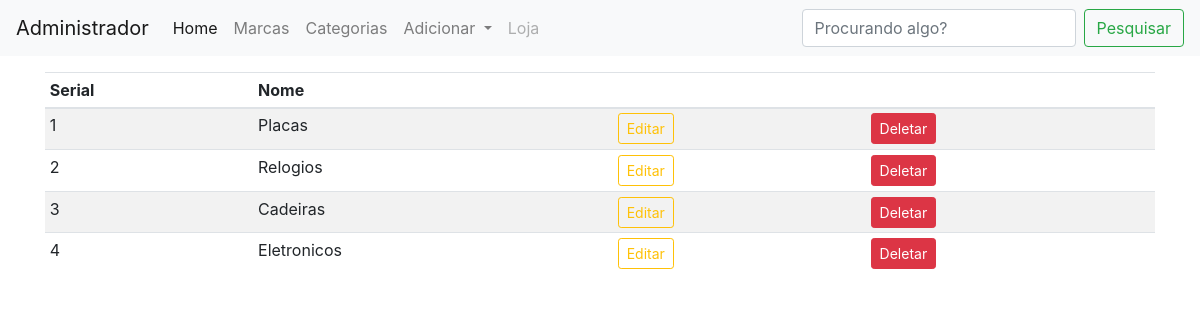
Page /marcas (signed in) on the earlier database version.
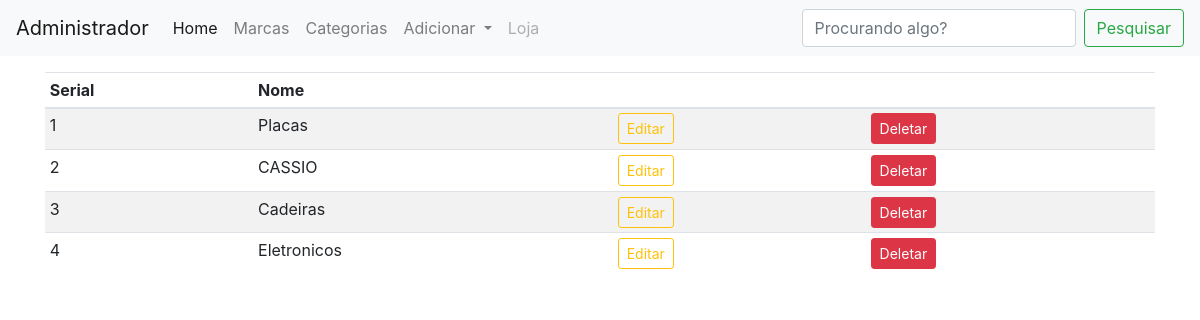
Same page on the later database version.
### shop/products/models.py (models this page shows)
class Marcas(db.Model):
    id = db.Column(db.Integer, primary_key=True)
    name = db.Column(db.String(30), nullable=False, unique=True)

### shop/admin/routes.py (the view)
@app.route('/marcas')
def marcas():
    if 'email' not in session:
        flash(f'Por favor, faça o login antes.', 'success')
        return redirect(url_for('login'))
    marcas = Marcas.query.order_by(Marcas.id.desc()).all()
    return render_template("admin/classificacoes.html", escopo='marcas', marcas=marcas, title='Gestão de Marcas')

### shop/templates/admin/classificacoes.html (shortened to what this page needs)
{% extends 'layoutadmin.html' %}
{% block content %}
<div class="container mt-3">
  <table class="table table-sm table-striped">
    <thead>
      <th>Serial</th>
      <th>Nome</th>
      <th></th>
      <th></th>
    </thead>
    <tbody>
      {% if escopo == 'marcas' %}
      {% for marca in marcas %}
      <tr>
        <td>{{loop.index}}</td>
        <td>{{marca.name}}</td>
        <td><a href="{{url_for('updatemarca', id=marca.id)}}" class="btn btn-sm btn-outline-warning">Editar</a></td>
        <td><button type="button" class="btn btn-danger btn-sm" data-toggle="modal"
            data-target="#exampleModal-{{marca.id}}">Deletar</button></td>
      </tr>
      {% endfor %}
      {% endif %}
    </tbody>
  </table>
</div>
{% endblock content %}

Differences in the rows shown:
changed Marcas: name "Relogios" → "CASSIO"
